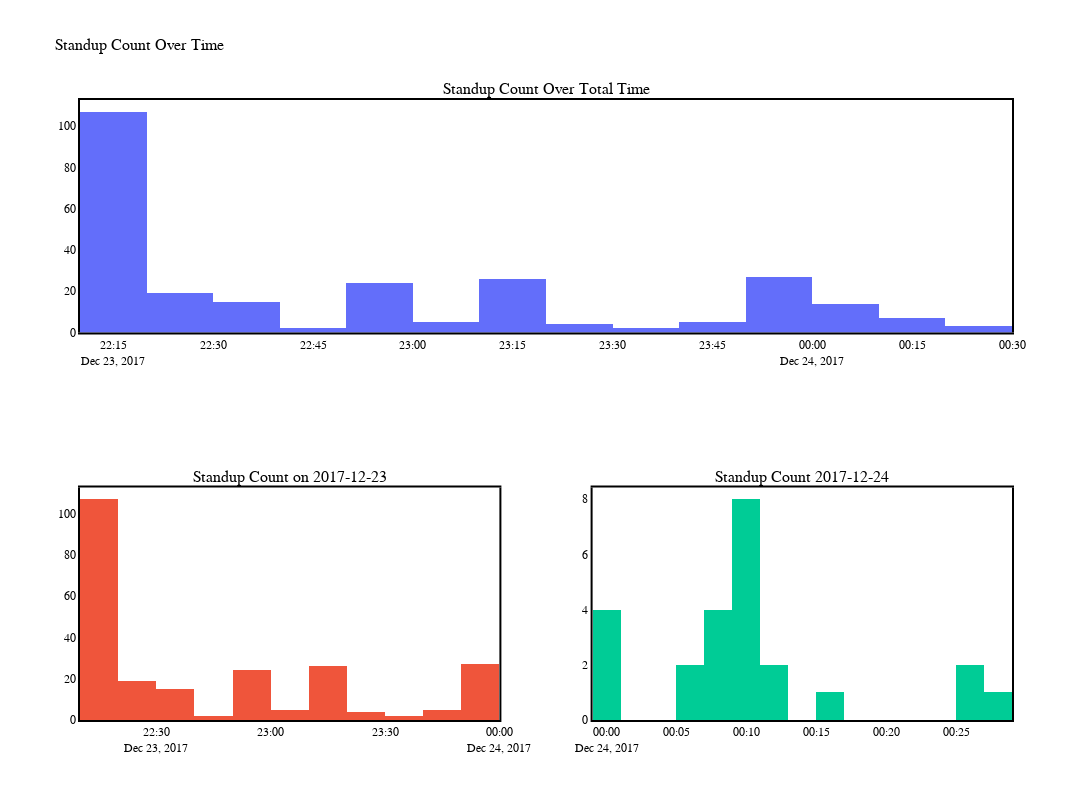

Notebook code for this chart:
### Markdown cell above
We create histograms of measuring the amount of times a user stood up during a time interval of 10 minutes

### Code cell
activeFig = make_subplots(rows=2, cols=2, specs=[[{"colspan": 2}, None], [{}, {}]],subplot_titles=['Standup Count Over Total Time',f'Standup Count on {StartDate}',f'Standup Count {endDate}'])


overallActive = go.Histogram(x=active["Time"],showlegend=False,nbinsx=20)
activeDay1 = go.Histogram(x=active[active["Date"]==23]["Time"],showlegend=False,nbinsx=20)
activeDay2 = go.Histogram(x=active[active["Date"]==24]["Time"],showlegend=False,nbinsx=20)


activeFig.add_trace(overallActive, row=1, col=1)
activeFig.add_trace(activeDay1, row=2, col=1)
activeFig.add_trace(activeDay2, row=2, col=2)

activeFig.update_layout(
    height=800, 
    width=1200, 
    title_text="Standup Count Over Time", 
    title_font_size=16,
    
    xaxis=dict(showgrid=False, linecolor='black', linewidth=2, mirror=True),
    yaxis=dict(showgrid=False, linecolor='black', linewidth=2, mirror=True),
    xaxis2=dict(showgrid=False, linecolor='black', linewidth=2, mirror=True),
    yaxis2=dict(showgrid=False, linecolor='black', linewidth=2, mirror=True),
    xaxis3=dict(showgrid=False, linecolor='black', linewidth=2, mirror=True),
    yaxis3=dict(showgrid=False, linecolor='black', linewidth=2, mirror=True),
    
    font=dict(family="Arial, sans-serif", size=12, color="black"),
    
    plot_bgcolor='white',
    paper_bgcolor='white',
    
)

activeFig.show()

### Figure 1 — Plotly figure (JSON) as saved in the notebook; plotly's stock layout.template omitted (floating-point values rounded to 4 significant figures; data arrays with more than 128 entries replaced by an {"elided": "..."} marker saying what was removed)
{"data": [{"nbinsx": 20, "showlegend": false, "type": "histogram", "x": {"elided": "260 str values"}, "xaxis": "x", "yaxis": "y"}, {"nbinsx": 20, "showlegend": false, "type": "histogram", "x": {"elided": "236 str values"}, "xaxis": "x2", "yaxis": "y2"}, {"nbinsx": 20, "showlegend": false, "type": "histogram", "x": ["2017-12-24T00:00:00.223000", "2017-12-24T00:00:00.323000", "2017-12-24T00:00:05.137000", "2017-12-24T00:00:06.144000", "2017-12-24T00:05:22.473000", "2017-12-24T00:06:16.562000", "2017-12-24T00:07:02.137000", "2017-12-24T00:07:04.137000", "2017-12-24T00:07:20.137000", "2017-12-24T00:07:21.138000", "2017-12-24T00:09:04.137000", "2017-12-24T00:09:06.137000", "2017-12-24T00:09:34.137000", "2017-12-24T00:09:35.137000", "2017-12-24T00:10:09.136000", "2017-12-24T00:10:10.137000", "2017-12-24T00:10:42.137000", "2017-12-24T00:10:43.138000", "2017-12-24T00:11:56.143000", "2017-12-24T00:11:57.141000", "2017-12-24T00:15:52.983000", "2017-12-24T00:25:16.137000", "2017-12-24T00:25:17.137000", "2017-12-24T00:28:25.151000"], "xaxis": "x3", "yaxis": "y3"}], "layout": {"annotations": [{"font": {"size": 16}, "showarrow": false, "text": "Standup Count Over Total Time", "x": 0.5, "xanchor": "center", "xref": "paper", "y": 1, "yanchor": "bottom", "yref": "paper"}, {"font": {"size": 16}, "showarrow": false, "text": "Standup Count on 2017-12-23", "x": 0.225, "xanchor": "center", "xref": "paper", "y": 0.375, "yanchor": "bottom", "yref": "paper"}, {"font": {"size": 16}, "showarrow": false, "text": "Standup Count 2017-12-24", "x": 0.775, "xanchor": "center", "xref": "paper", "y": 0.375, "yanchor": "bottom", "yref": "paper"}], "font": {"color": "black", "family": "Arial, sans-serif", "size": 12}, "height": 800, "paper_bgcolor": "white", "plot_bgcolor": "white", "title": {"font": {"size": 16}, "text": "Standup Count Over Time"}, "width": 1200, "xaxis": {"anchor": "y", "domain": [0, 1], "linecolor": "black", "linewidth": 2, "mirror": true, "showgrid": false}, "xaxis2": {"anchor": "y2", "domain": [0, 0.45], "linecolor": "black", "linewidth": 2, "mirror": true, "showgrid": false}, "xaxis3": {"anchor": "y3", "domain": [0.55, 1], "linecolor": "black", "linewidth": 2, "mirror": true, "showgrid": false}, "yaxis": {"anchor": "x", "domain": [0.625, 1], "linecolor": "black", "linewidth": 2, "mirror": true, "showgrid": false}, "yaxis2": {"anchor": "x2", "domain": [0, 0.375], "linecolor": "black", "linewidth": 2, "mirror": true, "showgrid": false}, "yaxis3": {"anchor": "x3", "domain": [0, 0.375], "linecolor": "black", "linewidth": 2, "mirror": true, "showgrid": false}}}
